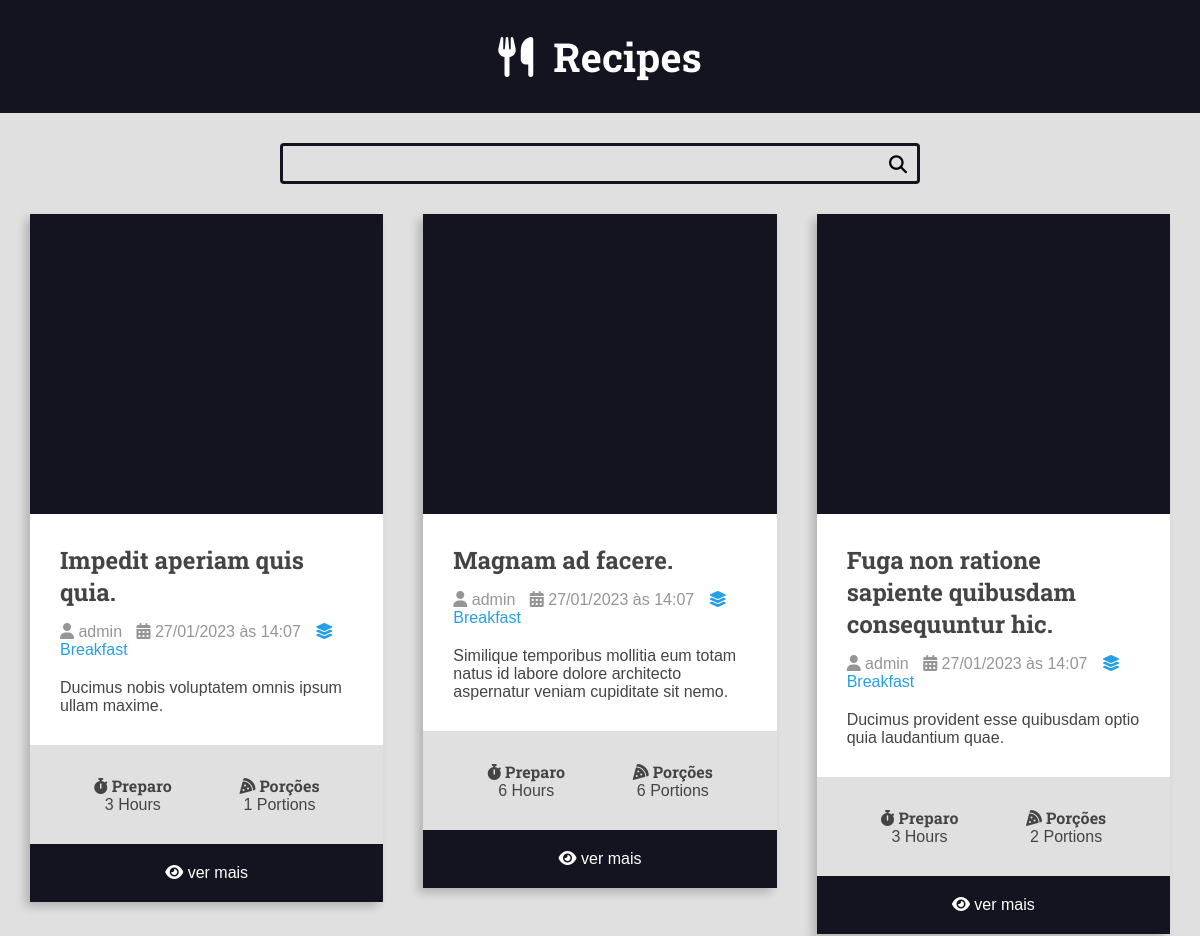
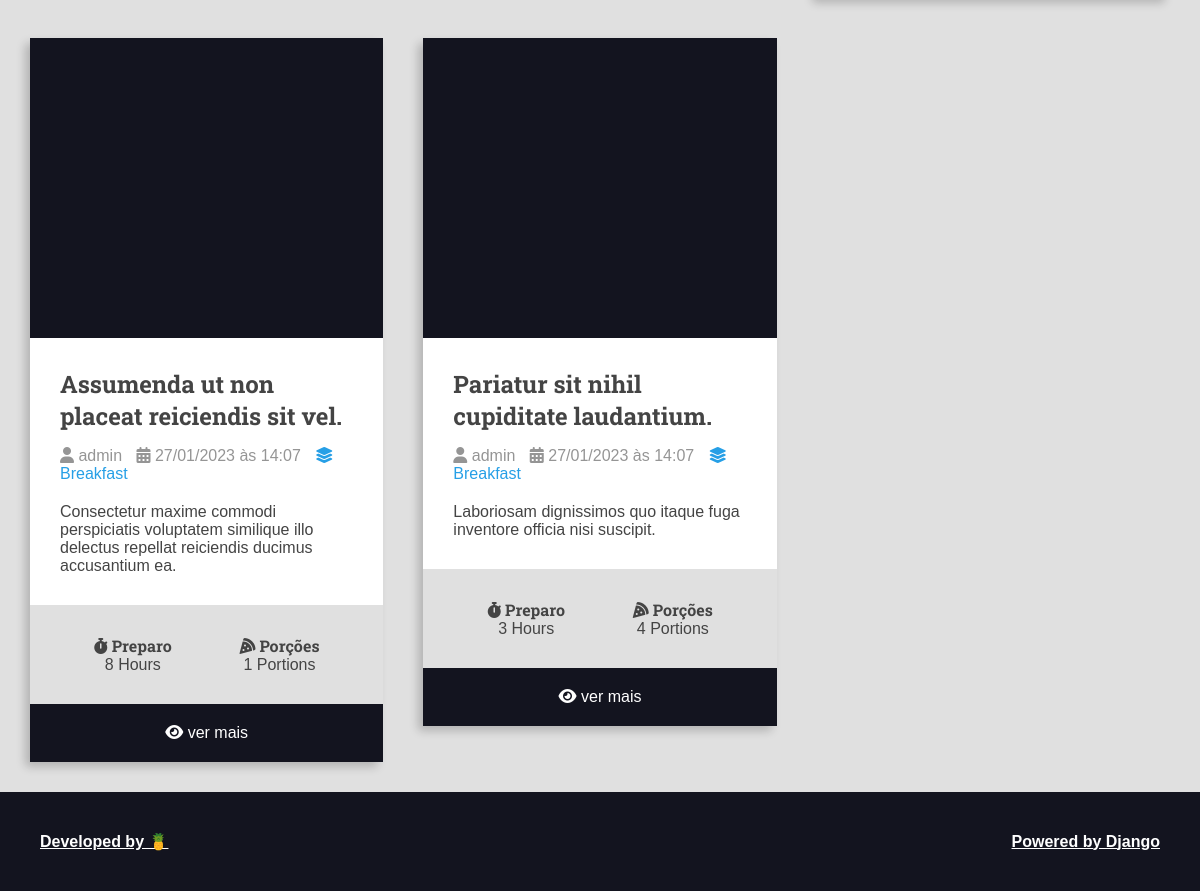
The app's page /recipes/category/1 with its own data (2 pictures, top to bottom).
### recipes/models.py (models this page shows, shortened)
class Recipe(models.Model):
    title = models.CharField(max_length=65)
    description = models.CharField(max_length=165)
    slug = models.SlugField()
    preparation_time = models.IntegerField()
    preparation_time_unit = models.CharField(max_length=65)
    servings = models.IntegerField()
    servings_unit = models.CharField(max_length=65)
    preparation_steps = models.TextField()
    preparation_steps_is_html = models.BooleanField(default=False)
    created_at = models.DateTimeField(auto_now_add=True)
    updated_at = models.DateTimeField(auto_now=True)
    is_published = models.BooleanField(default=False)
    cover = models.ImageField(upload_to='recipes/covers/%Y/%m/%d/')
    category = models.ForeignKey(
        Category,
        on_delete=models.SET_NULL,
        null=True,
        blank=True,
        default=None
    )
    author = models.ForeignKey(
        User,
        on_delete=models.SET_NULL,
        null=True,
        blank=True,
        default=None
    )

class Category(models.Model):
    name = models.CharField(max_length=65)

### recipes/views.py (the view)
# urls.py: path('recipes/category/<int:category_id>', views.category, name="category")
def category(request, category_id):
    recipes = get_list_or_404(
        Recipe.objects.filter(
            is_published=True,
            category_id=category_id
        ).order_by('-id')
    )
    return render(request, 'recipes/pages/category.html', context={
        'recipes': recipes,
        'title': recipes[0].category.name
    })

### recipes/templates/recipes/pages/category.html (shortened to what this page needs)
{% extends 'global/base.html' %}
    {% block content %}
        <div class="main-content main-content-list container">
            {% for recipe in recipes %}
                {% include 'recipes/partials/recipe.html' %}
            {% endfor %}
        </div>
    {% endblock %}

### recipes/templates/recipes/partials/recipe.html (shortened to what this page needs)
<div class="recipe recipe-list-item">
    <div class="recipe-cover">
    </div>
    <div class="recipe-title-container">
        <h2 class="recipe-title">
            <a href="{% url 'recipes:recipe' recipe.id %}">
                {{recipe.title}}
            </a>
        </h2>
    </div>
    <div class="recipe-author">
        <span class="recipe-author-item">
            <i class="fas fa-user"></i>
            {% if recipe.author is not None %}
                {% if recipe.author.first_name %}
                    {{recipe.author.first_name}} {{recipe.author.last_name}}
                {% else %}
                    {{recipe.author.username}}
                {% endif %}
            {% else %}
                Desconhecido
            {% endif %}
        </span>
        <span class="recipe-author-item">
            <i class="fas fa-calendar-alt"></i>
            {{recipe.created_at|date:"d/m/Y à\s H:i"}}
        </span>
        {% if recipe.category is not None %}
            <span class="recipe-author-item">
                <a href="{% url 'recipes:category' recipe.category.id %}">
                    <i class="fas fa-layer-group"></i>
                    <span>{{recipe.category.name}}</span>
                </a>
            </span>
        {% endif %}
    </div>
    <div class="recipe-content">
        <p>
            {{recipe.description}}
        </p>
    </div>
    <div class="recipe-description-container">
        <div class="recipe-description recipe-preparation">
            <h3 class="recipe-description-title">
                <i class="fas fa-stopwatch"></i>
                Preparo
            </h3>
            <div class="recipe-description-text">
                {{recipe.preparation_time}} {{recipe.preparation_time_unit}}
            </div>
        </div>
        <div class="recipe-description recipe-servings">
            <h3 class="recipe-description-title">
                <i class="fas fa-pizza-slice"></i>
                Porções
            </h3>
            <div class="recipe-description-text">
                {{recipe.servings}} {{recipe.servings_unit}}
            </div>
        </div>
    </div>
    {% if is_detail_page is not True %}
        <footer class="recipe-footer">
            <a href="{% url 'recipes:recipe' recipe.id %}" class="recipe-read-more button button-dark button-full-width">
                <i class="fas fa-eye"></i>
                <span>ver mais</span>
            </a>
        </footer>
    {% endif %}
</div>

### recipes/static/recipes/css/styles.css (style rules this page uses)
:root { --color-primary: #269fe6; --color-primary-hover: #2086c2; --color-primary-dark: #13141f; --color-primary-dark-hover: #212336; --color-primary-light: #d4ecfa; --color-primary-light-hover: #bdd8e7; --color-white: #fff; --color-black: #000; --color-dark-text: #444; --color-info-light: #cce5ff; --color-debug-light: #cce5ff; --color-success-light: #d4edda; --color-alert-light: #fff3cd; --color-warning-light: #fff3cd; --color-error-light: #f8d7da; --color-info-dark: #4d86c4; --color-debug-dark: #4d86c4; --color-success-dark: #4a9c5d; --color-alert-dark: #927f40; --color-warning-dark: #927f40; --color-error-dark: #da525d; --color-gray-0: #f9f9f9; --color-gray-1: #e0e0e0; --color-gray-2: #c7c7c7; --color-gray-3: #aeaeae; --color-gray-4: #959595; --color-gray-5: #7d7d7d; --color-gray-6: #646464; --color-gray-7: #4b4b4b; --color-gray-8: #323232; --color-gray-9: #191919; --font-primary: sans-serif; --font-headings: "Roboto Slab", serif; --spacing-gutter-medium: 3rem; --spacing-gutter-large: 4rem; }
* { padding: 0; margin: 0; box-sizing: border-box; }
html { font-size: 62.5%; }
body { font-size: 1.6rem; font-family: var(--font-primary); background: var(--color-gray-1); color: var(--color-dark-text); }
h1, h2, h3, h4, h5, h6 { font-family: var(--font-headings); }
.container { max-width: 144rem; margin: 0 auto; padding: var(--spacing-gutter-medium); }
.main-content { padding-top: 0; min-height: calc(100vh - 31.5rem); }
.main-content-list { display: grid; grid-template-columns: repeat(auto-fit, minmax(340px, 1fr)); gap: var(--spacing-gutter-large); }
.recipe { background: var(--color-white); box-shadow: -5px 5px 10px rgba(0, 0, 0, 0.2); transform: scale(1); transition: all 300ms ease-in-out; border-radius: 0.4rem; }
.recipe-title a { color: var(--color-dark-text); text-decoration: none; }
.recipe-cover { background: var(--color-primary-dark); display: flex; justify-content: center; align-items: center; min-height: 30rem; }
.recipe-list-item { max-width: 64rem; height: fit-content; }
.recipe-title-container { padding: var(--spacing-gutter-medium); padding-bottom: calc(var(--spacing-gutter-medium) / 2); }
.recipe-author { padding: 0 var(--spacing-gutter-medium); }
.recipe-content { padding: var(--spacing-gutter-medium); padding-top: calc(var(--spacing-gutter-large) / 2); }
.recipe-author-item { color: var(--color-gray-4); margin-right: 1rem; }
.recipe-author a { color: var(--color-primary); transition: all 300ms ease-in-out; text-decoration: none; }
.recipe-description-container { display: flex; flex-flow: row wrap; padding: var(--spacing-gutter-medium); background: var(--color-gray-1); }
.recipe-description { display: flex; flex-flow: column nowrap; flex-shrink: 1; flex-grow: 1; text-align: center; }
.recipe-description-title { font-size: 1.6rem; }
.recipe-footer a { background: var(--color-primary-dark); display: block; color: var(--color-white); text-decoration: none; text-align: center; padding: calc(var(--spacing-gutter-large) / 2); transition: all 300ms ease-in-out; }

### records on screen
Recipe: title "Impedit aperiam quis quia.", author.username "admin", created_at "27/01/2023 às 14:07", category.name "Breakfast", description "Ducimus nobis voluptatem omnis ipsum ullam maxime.", preparation_time "3", preparation_time_unit "Hours", servings "1", servings_unit "Portions"
Recipe: title "Magnam ad facere.", author.username "admin", created_at "27/01/2023 às 14:07", category.name "Breakfast", description "Similique temporibus mollitia eum totam natus id labore dolore architecto aspernatur veniam cupiditate sit nemo.", preparation_time "6", preparation_time_unit "Hours", servings "6", servings_unit "Portions"
Recipe: title "Fuga non ratione sapiente quibusdam consequuntur hic.", author.username "admin", created_at "27/01/2023 às 14:07", category.name "Breakfast", description "Ducimus provident esse quibusdam optio quia laudantium quae.", preparation_time "3", preparation_time_unit "Hours", servings "2", servings_unit "Portions"
Recipe: title "Assumenda ut non placeat reiciendis sit vel.", author.username "admin", created_at "27/01/2023 às 14:07", category.name "Breakfast", description "Consectetur maxime commodi perspiciatis voluptatem similique illo delectus repellat reiciendis ducimus accusantium ea.", preparation_time "8", preparation_time_unit "Hours", servings "1", servings_unit "Portions"
Recipe: title "Pariatur sit nihil cupiditate laudantium.", author.username "admin", created_at "27/01/2023 às 14:07", category.name "Breakfast", description "Laboriosam dignissimos quo itaque fuga inventore officia nisi suscipit.", preparation_time "3", preparation_time_unit "Hours", servings "4", servings_unit "Portions"
